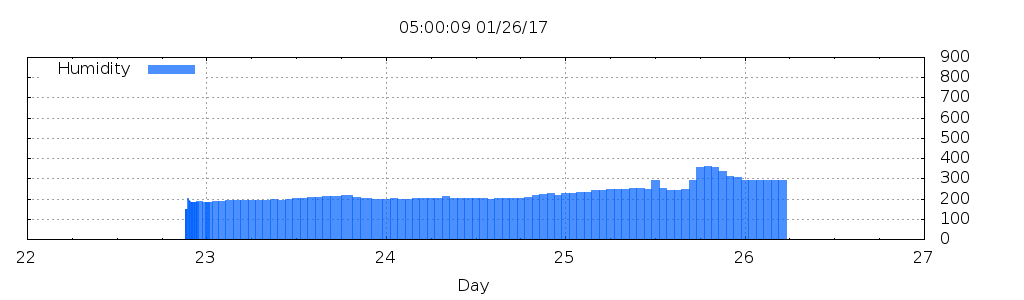

Generate this figure with gnuplot:
#!/usr/bin/gnuplot
reset
set title strftime("%T %D", time(0)+(3*3600))
set key left top
set xdata time
set style data lines
set timefmt "\"%m/%d/%y %H:%M:%S\""
set grid
set xlabel "Day"
set format x "%d"
set xtics 86400
set format y ""
set ytics 100
set yrange [0:900]
set y2tics 100
set y2range [0:900]
set style fill transparent solid 0.7 noborder
set term png truecolor enhanced size 1024,300
set output "/home/pi/cactus/b994.png"
plot "/home/pi/cactus/b994.csv" u 1:2       lc rgb '#0062ff' w boxes  title 'Humidity ' 
